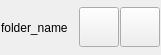
<?xml version="1.0" encoding="UTF-8"?>
<ui version="4.0">
 <class>FolderListItemWidget</class>
 <widget class="QWidget" name="FolderListItemWidget">
  <property name="geometry">
   <rect>
    <x>0</x>
    <y>0</y>
    <width>161</width>
    <height>55</height>
   </rect>
  </property>
  <property name="windowTitle">
   <string>Form</string>
  </property>
  <layout class="QHBoxLayout" name="horizontalLayout">
   <property name="spacing">
    <number>1</number>
   </property>
   <property name="leftMargin">
    <number>1</number>
   </property>
   <property name="topMargin">
    <number>1</number>
   </property>
   <property name="rightMargin">
    <number>1</number>
   </property>
   <property name="bottomMargin">
    <number>1</number>
   </property>
   <item>
    <widget class="QLabel" name="folderNameLabel">
     <property name="sizePolicy">
      <sizepolicy hsizetype="Expanding" vsizetype="Preferred">
       <horstretch>0</horstretch>
       <verstretch>0</verstretch>
      </sizepolicy>
     </property>
     <property name="text">
      <string>folder_name</string>
     </property>
    </widget>
   </item>
   <item>
    <widget class="QPushButton" name="exclusionButton">
     <property name="sizePolicy">
      <sizepolicy hsizetype="Fixed" vsizetype="Fixed">
       <horstretch>0</horstretch>
       <verstretch>0</verstretch>
      </sizepolicy>
     </property>
     <property name="minimumSize">
      <size>
       <width>40</width>
       <height>40</height>
      </size>
     </property>
     <property name="text">
      <string/>
     </property>
     <property name="icon">
      <iconset theme="list-add">
       <normaloff>.</normaloff>.</iconset>
     </property>
    </widget>
   </item>
   <item>
    <widget class="QPushButton" name="deleteButton">
     <property name="minimumSize">
      <size>
       <width>40</width>
       <height>40</height>
      </size>
     </property>
     <property name="text">
      <string/>
     </property>
     <property name="icon">
      <iconset theme="edit-clear">
       <normaloff>.</normaloff>.</iconset>
     </property>
    </widget>
   </item>
  </layout>
 </widget>
 <resources/>
 <connections/>
</ui>
